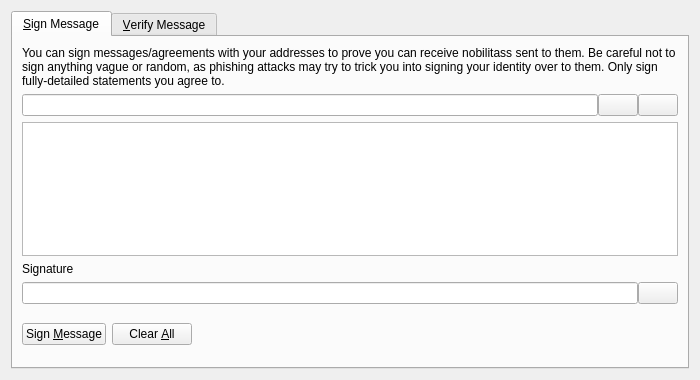
<?xml version="1.0" encoding="UTF-8"?>
<ui version="4.0">
 <class>SignVerifyMessageDialog</class>
 <widget class="QDialog" name="SignVerifyMessageDialog">
  <property name="geometry">
   <rect>
    <x>0</x>
    <y>0</y>
    <width>700</width>
    <height>380</height>
   </rect>
  </property>
  <property name="windowTitle">
   <string>Signatures - Sign / Verify a Message</string>
  </property>
  <property name="modal">
   <bool>true</bool>
  </property>
  <layout class="QVBoxLayout" name="verticalLayout">
   <item>
    <widget class="QTabWidget" name="tabWidget">
     <property name="currentIndex">
      <number>0</number>
     </property>
     <widget class="QWidget" name="tabSignMessage">
      <attribute name="title">
       <string>&amp;Sign Message</string>
      </attribute>
      <layout class="QVBoxLayout" name="verticalLayout_SM">
       <item>
        <widget class="QLabel" name="infoLabel_SM">
         <property name="text">
          <string>You can sign messages/agreements with your addresses to prove you can receive nobilitass sent to them. Be careful not to sign anything vague or random, as phishing attacks may try to trick you into signing your identity over to them. Only sign fully-detailed statements you agree to.</string>
         </property>
         <property name="textFormat">
          <enum>Qt::PlainText</enum>
         </property>
         <property name="wordWrap">
          <bool>true</bool>
         </property>
        </widget>
       </item>
       <item>
        <layout class="QHBoxLayout" name="horizontalLayout_1_SM">
         <property name="spacing">
          <number>0</number>
         </property>
         <item>
          <widget class="QValidatedLineEdit" name="addressIn_SM">
           <property name="toolTip">
            <string>The Nobilitas address to sign the message with</string>
           </property>
          </widget>
         </item>
         <item>
          <widget class="QPushButton" name="addressBookButton_SM">
           <property name="toolTip">
            <string>Choose previously used address</string>
           </property>
           <property name="text">
            <string/>
           </property>
           <property name="icon">
            <iconset resource="../nobilitas.qrc">
             <normaloff>:/icons/address-book</normaloff>:/icons/address-book</iconset>
           </property>
           <property name="shortcut">
            <string>Alt+A</string>
           </property>
           <property name="autoDefault">
            <bool>false</bool>
           </property>
          </widget>
         </item>
         <item>
          <widget class="QPushButton" name="pasteButton_SM">
           <property name="toolTip">
            <string>Paste address from clipboard</string>
           </property>
           <property name="text">
            <string/>
           </property>
           <property name="icon">
            <iconset resource="../nobilitas.qrc">
             <normaloff>:/icons/editpaste</normaloff>:/icons/editpaste</iconset>
           </property>
           <property name="shortcut">
            <string>Alt+P</string>
           </property>
           <property name="autoDefault">
            <bool>false</bool>
           </property>
          </widget>
         </item>
        </layout>
       </item>
       <item>
        <widget class="QPlainTextEdit" name="messageIn_SM">
         <property name="toolTip">
          <string>Enter the message you want to sign here</string>
         </property>
        </widget>
       </item>
       <item>
        <widget class="QLabel" name="signatureLabel_SM">
         <property name="text">
          <string>Signature</string>
         </property>
         <property name="textFormat">
          <enum>Qt::PlainText</enum>
         </property>
        </widget>
       </item>
       <item>
        <layout class="QHBoxLayout" name="horizontalLayout_2_SM">
         <property name="spacing">
          <number>0</number>
         </property>
         <item>
          <widget class="QLineEdit" name="signatureOut_SM">
           <property name="font">
            <font>
             <italic>true</italic>
            </font>
           </property>
           <property name="readOnly">
            <bool>true</bool>
           </property>
          </widget>
         </item>
         <item>
          <widget class="QPushButton" name="copySignatureButton_SM">
           <property name="toolTip">
            <string>Copy the current signature to the system clipboard</string>
           </property>
           <property name="text">
            <string/>
           </property>
           <property name="icon">
            <iconset resource="../nobilitas.qrc">
             <normaloff>:/icons/editcopy</normaloff>:/icons/editcopy</iconset>
           </property>
           <property name="autoDefault">
            <bool>false</bool>
           </property>
          </widget>
         </item>
        </layout>
       </item>
       <item>
        <layout class="QHBoxLayout" name="horizontalLayout_3_SM">
         <item>
          <widget class="QPushButton" name="signMessageButton_SM">
           <property name="toolTip">
            <string>Sign the message to prove you own this Nobilitas address</string>
           </property>
           <property name="text">
            <string>Sign &amp;Message</string>
           </property>
           <property name="icon">
            <iconset resource="../nobilitas.qrc">
             <normaloff>:/icons/edit</normaloff>:/icons/edit</iconset>
           </property>
           <property name="autoDefault">
            <bool>false</bool>
           </property>
          </widget>
         </item>
         <item>
          <widget class="QPushButton" name="clearButton_SM">
           <property name="toolTip">
            <string>Reset all sign message fields</string>
           </property>
           <property name="text">
            <string>Clear &amp;All</string>
           </property>
           <property name="icon">
            <iconset resource="../nobilitas.qrc">
             <normaloff>:/icons/remove</normaloff>:/icons/remove</iconset>
           </property>
           <property name="autoDefault">
            <bool>false</bool>
           </property>
          </widget>
         </item>
         <item>
          <spacer name="horizontalSpacer_1_SM">
           <property name="orientation">
            <enum>Qt::Horizontal</enum>
           </property>
           <property name="sizeHint" stdset="0">
            <size>
             <width>40</width>
             <height>48</height>
            </size>
           </property>
          </spacer>
         </item>
         <item>
          <widget class="QLabel" name="statusLabel_SM">
           <property name="font">
            <font>
             <weight>75</weight>
             <bold>true</bold>
            </font>
           </property>
           <property name="text">
            <string/>
           </property>
           <property name="wordWrap">
            <bool>true</bool>
           </property>
          </widget>
         </item>
         <item>
          <spacer name="horizontalSpacer_2_SM">
           <property name="orientation">
            <enum>Qt::Horizontal</enum>
           </property>
           <property name="sizeHint" stdset="0">
            <size>
             <width>40</width>
             <height>48</height>
            </size>
           </property>
          </spacer>
         </item>
        </layout>
       </item>
      </layout>
     </widget>
     <widget class="QWidget" name="tabVerifyMessage">
      <attribute name="title">
       <string>&amp;Verify Message</string>
      </attribute>
      <layout class="QVBoxLayout" name="verticalLayout_VM">
       <item>
        <widget class="QLabel" name="infoLabel_VM">
         <property name="text">
          <string>Enter the receiver's address, message (ensure you copy line breaks, spaces, tabs, etc. exactly) and signature below to verify the message. Be careful not to read more into the signature than what is in the signed message itself, to avoid being tricked by a man-in-the-middle attack. Note that this only proves the signing party receives with the address, it cannot prove sendership of any transaction!</string>
         </property>
         <property name="textFormat">
          <enum>Qt::PlainText</enum>
         </property>
         <property name="alignment">
          <set>Qt::AlignLeading|Qt::AlignLeft|Qt::AlignTop</set>
         </property>
         <property name="wordWrap">
          <bool>true</bool>
         </property>
        </widget>
       </item>
       <item>
        <layout class="QHBoxLayout" name="horizontalLayout_1_VM">
         <property name="spacing">
          <number>0</number>
         </property>
         <item>
          <widget class="QValidatedLineEdit" name="addressIn_VM">
           <property name="toolTip">
            <string>The Nobilitas address the message was signed with</string>
           </property>
          </widget>
         </item>
         <item>
          <widget class="QPushButton" name="addressBookButton_VM">
           <property name="toolTip">
            <string>Choose previously used address</string>
           </property>
           <property name="text">
            <string/>
           </property>
           <property name="icon">
            <iconset resource="../nobilitas.qrc">
             <normaloff>:/icons/address-book</normaloff>:/icons/address-book</iconset>
           </property>
           <property name="shortcut">
            <string>Alt+A</string>
           </property>
           <property name="autoDefault">
            <bool>false</bool>
           </property>
          </widget>
         </item>
        </layout>
       </item>
       <item>
        <widget class="QPlainTextEdit" name="messageIn_VM"/>
       </item>
       <item>
        <widget class="QValidatedLineEdit" name="signatureIn_VM"/>
       </item>
       <item>
        <layout class="QHBoxLayout" name="horizontalLayout_2_VM">
         <item>
          <widget class="QPushButton" name="verifyMessageButton_VM">
           <property name="toolTip">
            <string>Verify the message to ensure it was signed with the specified Nobilitas address</string>
           </property>
           <property name="text">
            <string>Verify &amp;Message</string>
           </property>
           <property name="icon">
            <iconset resource="../nobilitas.qrc">
             <normaloff>:/icons/transaction_0</normaloff>:/icons/transaction_0</iconset>
           </property>
           <property name="autoDefault">
            <bool>false</bool>
           </property>
          </widget>
         </item>
         <item>
          <widget class="QPushButton" name="clearButton_VM">
           <property name="toolTip">
            <string>Reset all verify message fields</string>
           </property>
           <property name="text">
            <string>Clear &amp;All</string>
           </property>
           <property name="icon">
            <iconset resource="../nobilitas.qrc">
             <normaloff>:/icons/remove</normaloff>:/icons/remove</iconset>
           </property>
           <property name="autoDefault">
            <bool>false</bool>
           </property>
          </widget>
         </item>
         <item>
          <spacer name="horizontalSpacer_1_VM">
           <property name="orientation">
            <enum>Qt::Horizontal</enum>
           </property>
           <property name="sizeHint" stdset="0">
            <size>
             <width>40</width>
             <height>48</height>
            </size>
           </property>
          </spacer>
         </item>
         <item>
          <widget class="QLabel" name="statusLabel_VM">
           <property name="font">
            <font>
             <weight>75</weight>
             <bold>true</bold>
            </font>
           </property>
           <property name="text">
            <string/>
           </property>
           <property name="wordWrap">
            <bool>true</bool>
           </property>
          </widget>
         </item>
         <item>
          <spacer name="horizontalSpacer_2_VM">
           <property name="orientation">
            <enum>Qt::Horizontal</enum>
           </property>
           <property name="sizeHint" stdset="0">
            <size>
             <width>40</width>
             <height>48</height>
            </size>
           </property>
          </spacer>
         </item>
        </layout>
       </item>
      </layout>
     </widget>
    </widget>
   </item>
  </layout>
 </widget>
 <customwidgets>
  <customwidget>
   <class>QValidatedLineEdit</class>
   <extends>QLineEdit</extends>
   <header>qt/qvalidatedlineedit.h</header>
  </customwidget>
 </customwidgets>
 <resources>
  <include location="../nobilitas.qrc"/>
 </resources>
 <connections/>
</ui>
